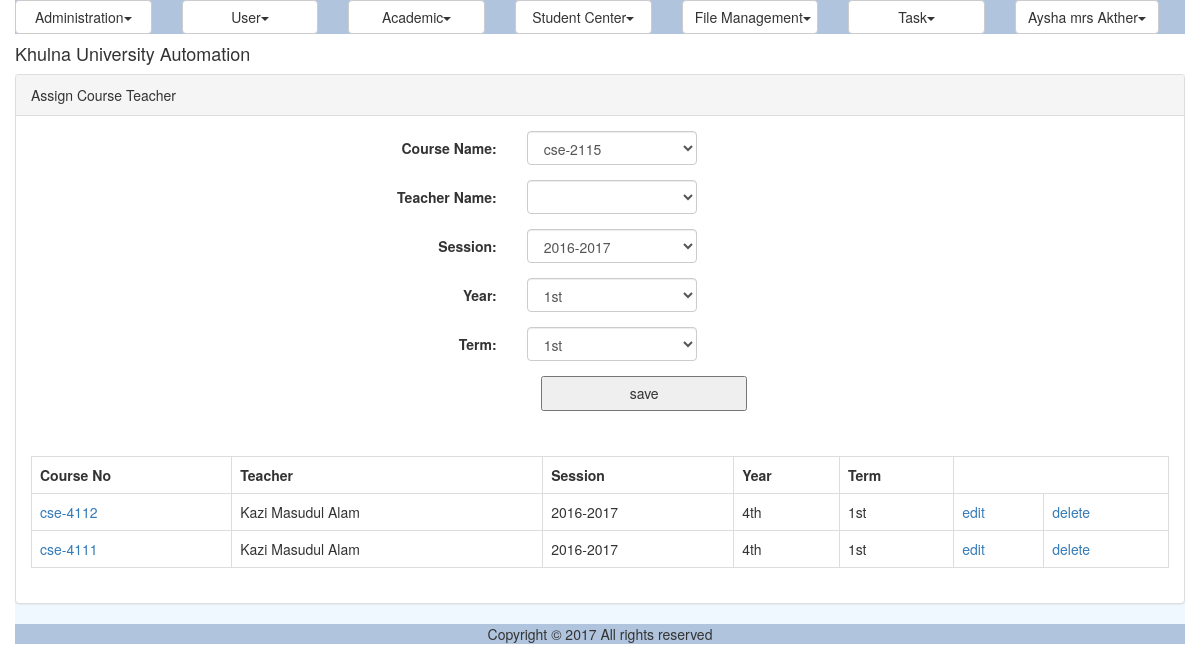
The page /course_teacher.php (signed in) on the database its author committed.
### tables this page shows
CREATE TABLE `reg_course` (
  `ID` varchar(40) NOT NULL,
  `CourseNo` varchar(40) NOT NULL,
  `Title` varchar(100) NOT NULL,
  `Credit` double NOT NULL,
  `CourseTypeID` varchar(40) NOT NULL,
  `DisciplineID` varchar(40) NOT NULL,
  `IsDeleted` tinyint(1) NOT NULL
);

CREATE TABLE `ums_user` (
  `ID` varchar(40) NOT NULL,
  `UniversityID` varchar(20) NOT NULL,
  `Email` varchar(50) NOT NULL,
  `Password` varchar(255) NOT NULL,
  `FirstName` varchar(50) DEFAULT NULL,
  `MiddleName` varchar(50) DEFAULT NULL,
  `LastName` varchar(50) DEFAULT NULL,
  `DisciplineID` varchar(40) DEFAULT NULL,
  `Status` varchar(20) DEFAULT NULL,
  `IsLogged` varchar(10) DEFAULT NULL,
  `IsArchived` varchar(10) DEFAULT NULL,
  `IsDeleted` varchar(10) DEFAULT NULL
);

CREATE TABLE `reg_registration_session` (
  `ID` varchar(40) NOT NULL,
  `Name` varchar(30) NOT NULL
);

CREATE TABLE `reg_year` (
  `ID` varchar(40) NOT NULL,
  `Name` varchar(20) NOT NULL
);

CREATE TABLE `reg_term` (
  `ID` varchar(40) NOT NULL,
  `Name` varchar(20) NOT NULL
);

### modules/registration/ui/view.course_teacher.inc (the view, shortened to what the rows shown need)
<?php
include_once 'blade/view.course_teacher.blade.inc';
include_once COMMON.'class.common.inc';
include_once COMMON.'class.common.course.inc';
?>
<div class="panel panel-default">
<div class="panel-body">
<table class="table table-bordered">
		<?php
		$Result = $_CourseTeacherBAO->getAllCourseTeachers();
		if($Result->getIsSuccess()){
			$CourseTeachers = $Result->getResultObject();
			?>
			<tr>
				<th>Course No</th>
				<th>Teacher</th>
				<th>Session</th>
				<th>Year</th>
				<th>Term</th>
			</tr>
			<?php
			for($i = 0; $i < sizeof($CourseTeachers); $i++) {
				$CourseTeacher = $CourseTeachers[$i];
				?>
				<tr>
					<td>
					<a href="course.php?edit=<?php echo $CourseTeacher->getCourse()->getID(); ?>">
					<?php echo $CourseTeacher->getCourse()->getCourseNo(); ?>
					</a>
					</td>
					<td><?php echo $CourseTeacher->getTeacher()->getFullName(); ?></td>
					<td><?php echo $CourseTeacher->getSession()->getName(); ?></td>
					<td><?php echo $CourseTeacher->getYear()->getName(); ?></td>
					<td><?php echo $CourseTeacher->getTerm()->getName(); ?></td>
					<td><a href="?edit=<?php echo $CourseTeacher->getID(); ?>" onclick="return confirm('sure to edit !'); " >edit</a></td>
					<td><a href="?del=<?php echo $CourseTeacher->getID(); ?>" onclick="return confirm('sure to delete !'); " >delete</a></td>
				</tr>
				<?php
			}
		}
		else{
		echo $Result->getResultObject();
	}
	?>
</table>
</div>
</div>

### rows shown on the page
reg_course: CourseNo "cse-4112"
ums_user: $CourseTeacher->getTeacher()->getFullName() "Kazi Masudul Alam"
reg_registration_session: Name "2016-2017"
reg_year: Name "4th"
reg_term: Name "1st"
reg_course: CourseNo "cse-4111"

### other values the page prints
$globalMenu[$i]->getTitle() "Administration User Academic Student Center File Management Task"
$CurrentUser->getFullName() "Aysha mrs Akther"
form field courseid "cse-2115"
form field session "2016-2017"
form field yearid "1st"
form field termid "1st"
